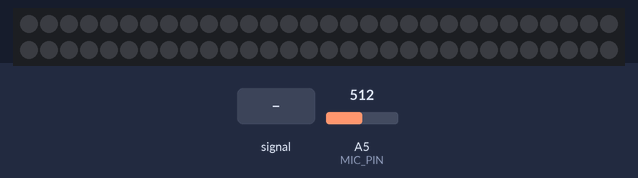
A sketch run on a simulated Arduino Uno, built with avr-gcc and run on an emulated ATmega328P. Shown: 60 RGB LEDs in strip order, left to right, continuing on the next row. The inputs (shaded band) are chosen by the test bench; at power-on: A5 (MIC_PIN) = 512. Dim RGB values are drawn brighter than linear; random numbers use the default seed unless the sketch sets one.

Above: at 2.2 s.
2.3 s: A5 (MIC_PIN) fed a 200 Hz sine of ±460 counts around its level
5.3 s: A5 (MIC_PIN) set to 716
At 6.95 s:
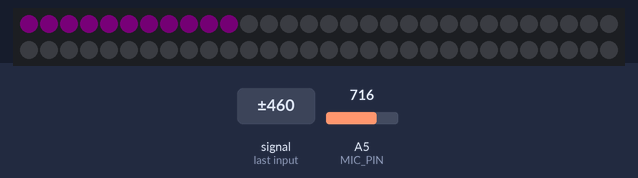
8.3 s: A5 (MIC_PIN) fed a 1000 Hz sine of ±255 counts around its level
At 8.45 s:
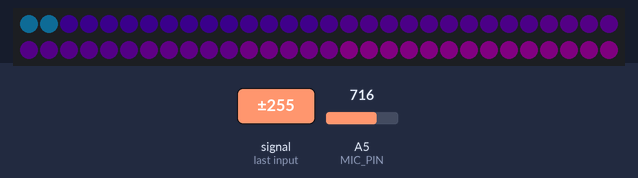
10.7 s: A5 (MIC_PIN) set to 511
At 10.85 s:
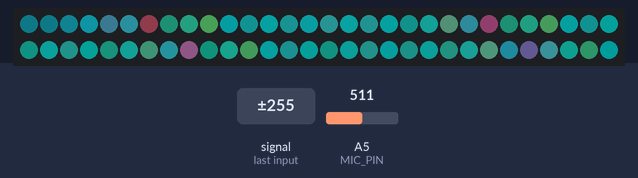
13.4 s: A5 (MIC_PIN) fed a 2 Hz sine of ±306 counts around its level
At 13.85 s:
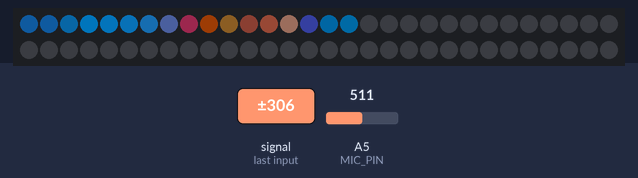
15.8 s: A5 (MIC_PIN) fed a 50 Hz sine of ±306 counts around its level
At 16.56 s:
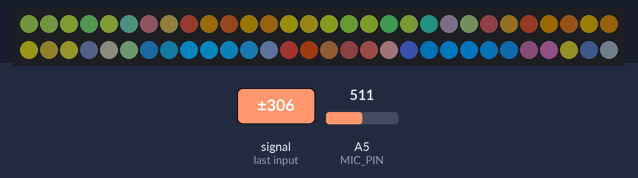
Timing chart, 0 to 18.8 s (numbered marks = the images above; inputs shaded):
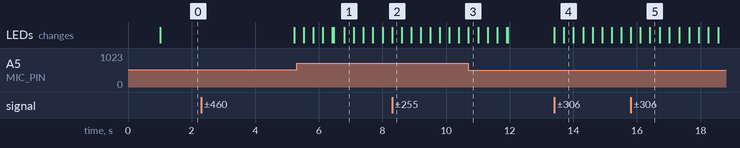

Measured:
- after the input at 13.4 s, the LEDs: first change at once (image 4 shows a later state)

The sketch:

soundmems_pal.ino
```cpp
/* soundmems_pal
 *
 * By: Andrew Tuline
 *
 * Date: June 2015
 *
 * Code to read from the Sparkfun INMP401 microphone on pin A5 and display a palette based output.
 *
 */

#include "FastLED.h"                                          // FastLED library.

#if FASTLED_VERSION < 3001000
#error "Requires FastLED 3.1 or later; check github for latest code."
#endif

// Use qsuba for smooth pixel colouring and qsubd for non-smooth pixel colouring
#define qsubd(x, b)  ((x>b)?b:0)                              // Digital unsigned subtraction macro. if result <0, then => 0. Otherwise, take on fixed value.
#define qsuba(x, b)  ((x>b)?x-b:0)                            // Analog Unsigned subtraction macro. if result <0, then => 0

// Fixed definitions cannot change on the fly.
#define LED_DT 12                                             // Data pin to connect to the strip.
#define LED_CK 11                                             // Clock pin for WS2801 or APA102.
#define COLOR_ORDER BGR                                       // It's GRB for WS2812 and BGR for APA102.
#define LED_TYPE APA102                                       // Using APA102, WS2812, WS2801. Don't forget to modify LEDS.addLeds to suit.
#define NUM_LEDS 60                                           // Number of LED's.

#define MIC_PIN 5                                             // Analog port for microphone
#define DC_OFFSET  0                                          // Not used at this point. DC offset in mic signal - if unusure, leave 0


// Initialize changeable global variables.
uint8_t max_bright = 255;                                     // Overall brightness definition. It can be changed on the fly.

struct CRGB leds[NUM_LEDS];                                   // Initialize our LED array.

CRGBPalette16 currentPalette;
CRGBPalette16 targetPalette;
TBlendType    currentBlending;                                // NOBLEND or LINEARBLEND

// Initialize global variables for sequences
int thisdelay = 20;                                           // A delay value for the sequence(s)


void setup() {

// This is only needed on 5V Arduinos (Uno, Leonardo, etc.). Connect 3.3V to mic AND TO AREF ON ARDUINO and enable this
 // line.  Audio samples are 'cleaner' at 3.3V. COMMENT OUT THE NEXT LINE FOR 3.3V ARDUINOS (FLORA, ETC.):
  analogReference(EXTERNAL);

  Serial.begin(115200);                                        // Initialize serial port for debugging.
  delay(1000);                                                // Soft startup to ease the flow of electrons.

//  LEDS.addLeds<LED_TYPE, LED_DT, COLOR_ORDER>(leds, NUM_LEDS);
  LEDS.addLeds<LED_TYPE, LED_DT, LED_CK, COLOR_ORDER>(leds, NUM_LEDS);

  FastLED.setBrightness(max_bright);
  set_max_power_in_volts_and_milliamps(5, 500);               // FastLED Power management set at 5V, 500mA.

  currentBlending = LINEARBLEND;

} // setup()


void loop() {

  EVERY_N_SECONDS(5) {                                        // Change the target palette to a random one every 5 seconds.
    static uint8_t baseC = random8();                         // You can use this as a baseline colour if you want similar hues in the next line.

    for (int i = 0; i < 16; i++) {
      targetPalette[i] = CHSV(random8(), 255, 255);
    }
  }

  EVERY_N_MILLISECONDS(100) {
    uint8_t maxChanges = 24;
    nblendPaletteTowardPalette(currentPalette, targetPalette, maxChanges);   // AWESOME palette blending capability.
  }

  EVERY_N_MILLISECONDS(thisdelay) {                           // FastLED based non-blocking delay to update/display the sequence.
    soundmems();
    FastLED.show();
  }
} // loop()


void soundmems() {

  int n;
  n = analogRead(MIC_PIN);                                    // Raw reading from mic
  n = qsuba(abs(n-512), 10);                                  // Center on zero and get rid of low level noise
  CRGB newcolour = ColorFromPalette(currentPalette, constrain(n,0,255), constrain(n,0,255), currentBlending);
  nblend(leds[0], newcolour, 128);

  for (int i = NUM_LEDS-1; i>0; i--) {
    leds[i] = leds[i-1];
  }

} // soundmems()
```
